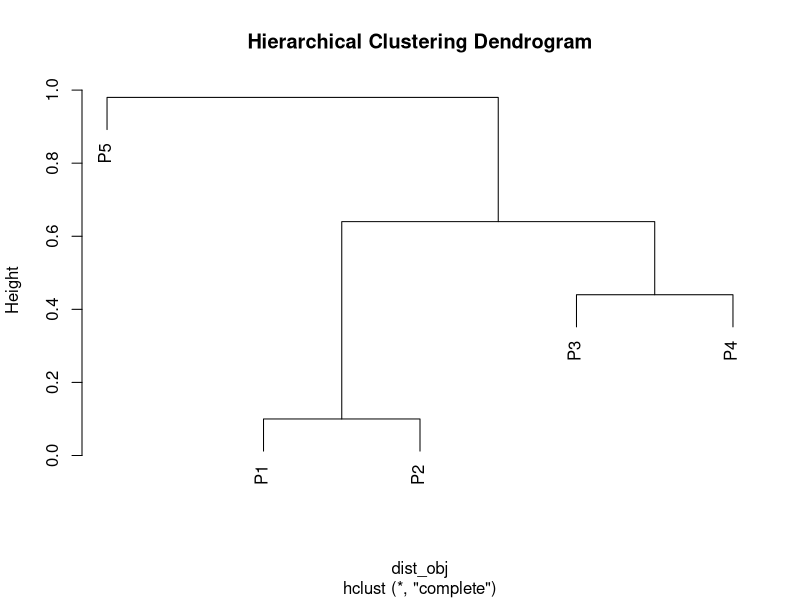

Write R code to recreate this figure.

dist_matrix <- matrix(c(
0.00,0.10,0.41,0.55,0.35,
0.10,0.00,0.64,0.47,0.98,
0.41,0.64,0.00,0.44,0.85,
0.55,0.47,0.44,0.00,0.76,
0.35,0.98,0.85,0.76,0.00),
nrow=5, byrow=TRUE)

rownames(dist_matrix) <- c("P1","P2","P3","P4","P5")
colnames(dist_matrix) <- c("P1","P2","P3","P4","P5")


dist_obj <- as.dist(dist_matrix)


hc <- hclust(dist_obj, method="complete")


plot(hc, main="Hierarchical Clustering Dendrogram")
